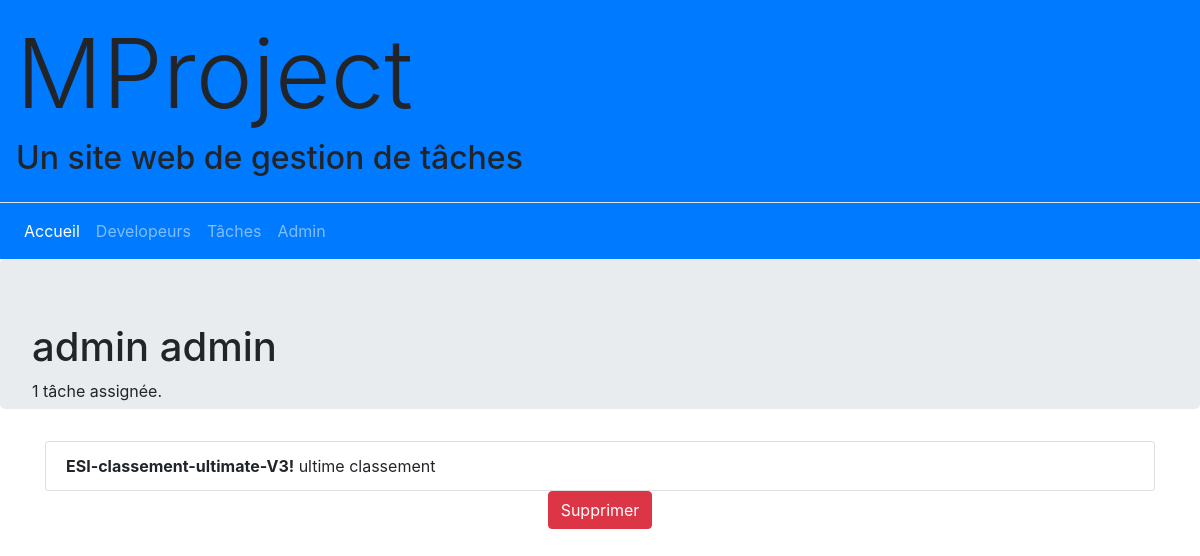
Screenshot of /developer/3 (signed in) with the database file from the repository.
### developer/models.py (models this page shows, shortened)
class Developer(AbstractUser):
    first_name = models.CharField("first name", max_length=200)
    last_name = models.CharField(max_length=200)
    user_name = models.CharField(max_length=50)
    REQUIRED_FIELDS=['first_name', 'last_name']
    def is_free(self):
        return self.tasks.count() == 0
    is_free.boolean = True
    is_free.short_description = 'Is free'

### task/models.py (models this page shows, shortened)
class Task(models.Model):
    title = models.CharField(max_length=100, unique=True)
    description = models.TextField()
    assignee = models.ForeignKey(Developer, related_name="tasks", on_delete=models.SET_NULL, null=True, verbose_name="assignee")
    class Meta:
        permissions = [
            ('task_management', 'Can create, assign and delete tasks'),
        ]

### developer/views.py (the view)
# urls.py: path('<int:pk>', DevDetailVue.as_view(), name='detail'),
class DevDetailVue(LoginRequiredMixin, DetailView):
    model = Developer
    template_name = 'developer/detail.html'
    def get_context_data(self, **kwargs):
        context = super(DevDetailVue, self).get_context_data(**kwargs)
        form = TaskForm(initial={'assignee': get_object_or_404(Developer, pk=self.kwargs['pk'])})
        form.fields['assignee'].disabled = True
        context['form'] = form
        return context

### templates/developer/detail.html (shortened to what this page needs)
{% extends "_base.html" %}
{% block content %}
<div class="jumbotron" style="height:150px">
    <h1>{{ developer.first_name }} {{ developer.last_name }} </h1>
    <p>{{ developer.tasks.all|length }}
        tâche{{developer.tasks.all|length|pluralize}}
        assignée{{developer.tasks.all|length|pluralize}}.</p>
</div>
<div class="container-sm">
    {% if not developer.is_free %}
    <ul class="list-group">
        {% for task in developer.tasks.all %}
        <li class="list-group-item">
            <strong>{{ task.title }}!</strong> {{ task.description }}
        </li>
        {% endfor %}
    </ul>
    {% else %}
    <div class="alert alert-danger">
        Aucune tâche n'est assignée à {{ developer.first_name }}.
    </div>
    {% endif %}
</div>
<div class="container-sm">
    <div class="col text-center">
        <form action="{% url 'developer:delete' developer.id %}" method="POST">
            <button type="submit" class="btn btn-danger">Supprimer</button>
        </form>
    </div>
</div>
{% endblock content %}

### rows the page displays
Developer: first_name "admin", last_name "admin", tasks.all|length "1"
Task: title "ESI-classement-ultimate-V3", description "ultime classement"
